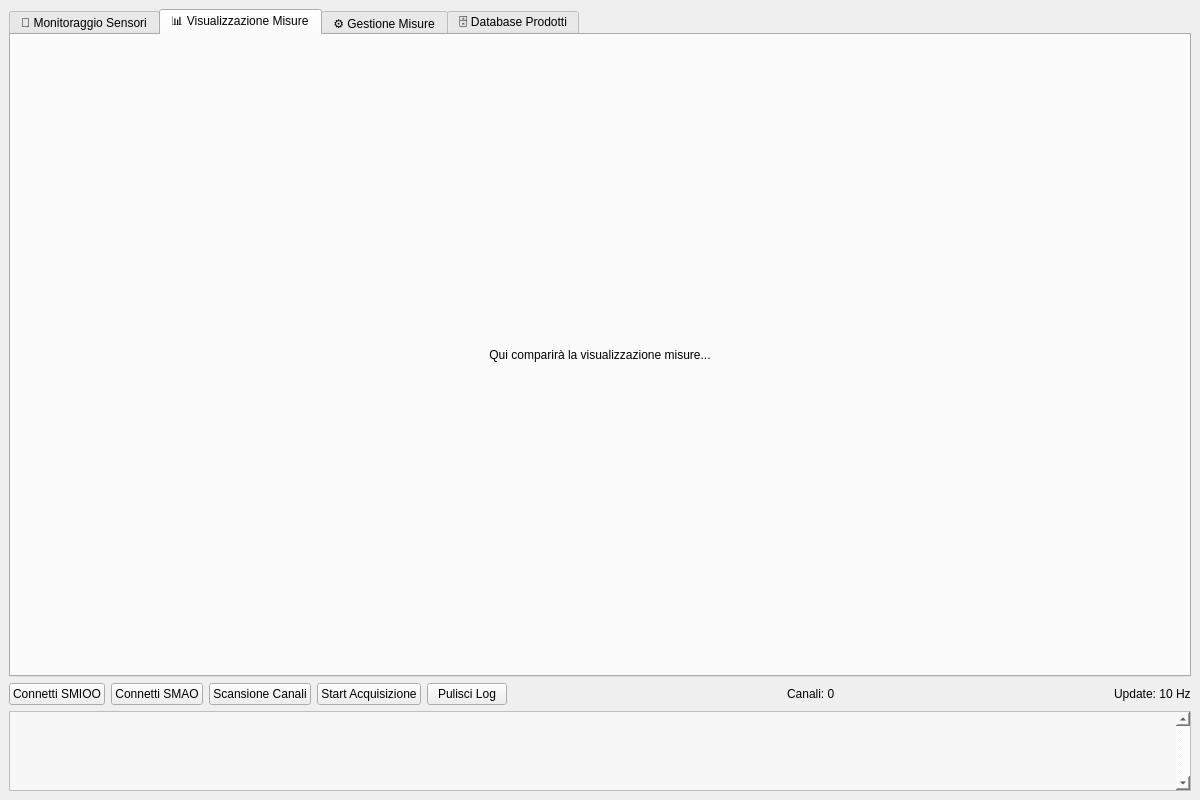
<?xml version="1.0" encoding="UTF-8"?>
<ui version="4.0">
 <class>MainWindow</class>
 <widget class="QMainWindow" name="MainWindow">
  <property name="geometry">
   <rect>
    <x>0</x>
    <y>0</y>
    <width>1200</width>
    <height>800</height>
   </rect>
  </property>
  <property name="minimumSize">
   <size>
    <width>1200</width>
    <height>800</height>
   </size>
  </property>
  <property name="windowTitle">
   <string>SMAO Sensor Monitor - v1.0</string>
  </property>
  <widget class="QWidget" name="centralwidget">
   <layout class="QVBoxLayout" name="verticalLayout" stretch="1,0,0">
    <item>
     <widget class="QTabWidget" name="tabWidget">
      <property name="currentIndex">
       <number>1</number>
      </property>
      <widget class="QWidget" name="monitorTab">
       <attribute name="title">
        <string>📡 Monitoraggio Sensori</string>
       </attribute>
       <layout class="QVBoxLayout" name="monitorTabLayout">
        <item>
         <widget class="QLabel" name="labelMonitorHeader">
          <property name="text">
           <string>📡 MONITORAGGIO SENSORI</string>
          </property>
          <property name="alignment">
           <set>Qt::AlignCenter</set>
          </property>
         </widget>
        </item>
        <item>
         <widget class="QScrollArea" name="scrollSensors">
          <property name="widgetResizable">
           <bool>true</bool>
          </property>
          <widget class="QWidget" name="sensorsContainer">
           <property name="geometry">
            <rect>
             <x>0</x>
             <y>0</y>
             <width>1156</width>
             <height>581</height>
            </rect>
           </property>
           <layout class="QVBoxLayout" name="sensorsLayout">
            <item>
             <spacer name="sensorsSpacer">
              <property name="orientation">
               <enum>Qt::Vertical</enum>
              </property>
              <property name="sizeHint" stdset="0">
               <size>
                <width>20</width>
                <height>40</height>
               </size>
              </property>
             </spacer>
            </item>
           </layout>
          </widget>
         </widget>
        </item>
       </layout>
      </widget>
      <widget class="QWidget" name="visualizationTab">
       <attribute name="title">
        <string>📊 Visualizzazione Misure</string>
       </attribute>
       <layout class="QVBoxLayout" name="visualizationLayout">
        <item>
         <widget class="QLabel" name="labelVisualization">
          <property name="text">
           <string>Qui comparirà la visualizzazione misure...</string>
          </property>
          <property name="alignment">
           <set>Qt::AlignCenter</set>
          </property>
         </widget>
        </item>
       </layout>
      </widget>
      <widget class="QWidget" name="manageTab">
       <attribute name="title">
        <string>⚙️ Gestione Misure</string>
       </attribute>
       <layout class="QVBoxLayout" name="manageLayout">
        <item>
         <widget class="QLabel" name="labelManage">
          <property name="text">
           <string>Qui comparirà la gestione misure...</string>
          </property>
          <property name="alignment">
           <set>Qt::AlignCenter</set>
          </property>
         </widget>
        </item>
       </layout>
      </widget>
      <widget class="QWidget" name="dbTab">
       <attribute name="title">
        <string>🗄️ Database Prodotti</string>
       </attribute>
       <layout class="QVBoxLayout" name="dbLayout">
        <item>
         <widget class="QLabel" name="labelDB">
          <property name="text">
           <string>Qui comparirà la gestione del database prodotti...</string>
          </property>
          <property name="alignment">
           <set>Qt::AlignCenter</set>
          </property>
         </widget>
        </item>
       </layout>
      </widget>
     </widget>
    </item>
    <item>
     <layout class="QHBoxLayout" name="footerLayout">
      <item>
       <layout class="QHBoxLayout" name="footerActionsLayout">
        <item>
         <widget class="QPushButton" name="btnConnectSmioo">
          <property name="text">
           <string>Connetti SMIOO</string>
          </property>
         </widget>
        </item>
        <item>
         <widget class="QPushButton" name="btnConnect">
          <property name="text">
           <string>Connetti SMAO</string>
          </property>
         </widget>
        </item>
        <item>
         <widget class="QPushButton" name="btnScan">
          <property name="text">
           <string>Scansione Canali</string>
          </property>
         </widget>
        </item>
        <item>
         <widget class="QPushButton" name="btnAcquire">
          <property name="text">
           <string>Start Acquisizione</string>
          </property>
         </widget>
        </item>
        <item>
         <widget class="QPushButton" name="btnClearLog">
          <property name="text">
           <string>Pulisci Log</string>
          </property>
         </widget>
        </item>
       </layout>
      </item>
      <item>
       <spacer name="footerSpacerLeft">
        <property name="orientation">
         <enum>Qt::Horizontal</enum>
        </property>
        <property name="sizeHint" stdset="0">
         <size>
          <width>40</width>
          <height>20</height>
         </size>
        </property>
       </spacer>
      </item>
      <item>
       <widget class="QLabel" name="labelChannelsInfo">
        <property name="text">
         <string>Canali: 0</string>
        </property>
       </widget>
      </item>
      <item>
       <spacer name="footerSpacerCenter">
        <property name="orientation">
         <enum>Qt::Horizontal</enum>
        </property>
        <property name="sizeHint" stdset="0">
         <size>
          <width>40</width>
          <height>20</height>
         </size>
        </property>
       </spacer>
      </item>
      <item>
       <widget class="QLabel" name="labelUpdateRate">
        <property name="text">
         <string>Update: 10 Hz</string>
        </property>
       </widget>
      </item>
     </layout>
    </item>
    <item>
     <widget class="QTextEdit" name="logTextEdit">
      <property name="maximumSize">
       <size>
        <width>16777215</width>
        <height>80</height>
       </size>
      </property>
      <property name="styleSheet">
       <string notr="true">
        font-family: monospace;
        font-size: 10pt;
        background: #F7F7F7;
                            </string>
      </property>
      <property name="verticalScrollBarPolicy">
       <enum>Qt::ScrollBarAlwaysOn</enum>
      </property>
      <property name="horizontalScrollBarPolicy">
       <enum>Qt::ScrollBarAlwaysOff</enum>
      </property>
      <property name="readOnly">
       <bool>true</bool>
      </property>
     </widget>
    </item>
   </layout>
  </widget>
 </widget>
 <resources/>
 <connections/>
</ui>
